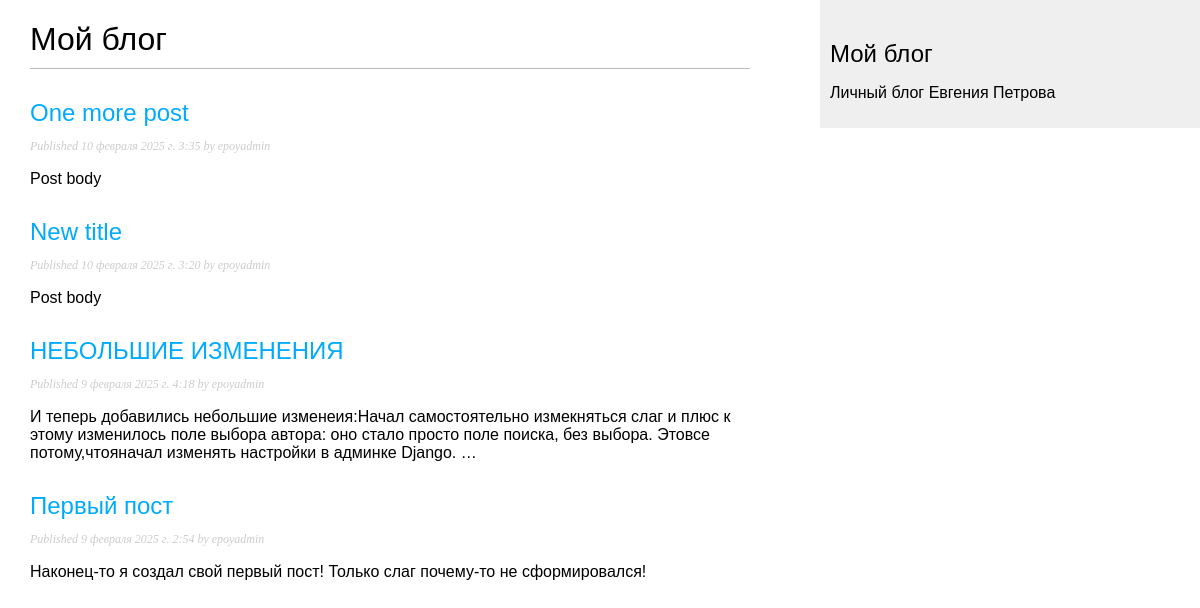
Screenshot of /blog/ with the database file from the repository.
### blog/models.py (models this page shows, shortened)
class Post(models.Model):  # pylint: disable=C0115
    class Status(models.TextChoices):  # pylint: disable=C0115
        DRAFT='DF','Черновик'
        PUBLISHED='PB','Опублковано'
    title=models.CharField(max_length=255, unique=True, verbose_name='Заголовок')
    slug=models.SlugField(max_length=255, unique_for_date='publish', verbose_name='Слаг(путь)')
    author = models.ForeignKey(User,
                               on_delete=models.CASCADE,
                               related_name='blog_posts',
                               verbose_name='Автор')
    body=models.TextField(verbose_name='Текст поста')
    publish=models.DateTimeField(default=timezone.now, verbose_name='Дата публикации')
    created=models.DateTimeField(auto_now_add=True,verbose_name='Дата создания')
    updated=models.DateTimeField(auto_now=True, verbose_name='Дата изменения')
    status = models.CharField(max_length=2,
                              choices=Status.choices,
                              default=Status.DRAFT,
                              verbose_name='Статус поста')
    objects = models.Manager()
    published = PublishedManager()
    class Meta:  # pylint: disable=C0115
        ordering=['-publish']
        indexes=[
            models.Index(fields=['publish']),
        ]
        verbose_name="Пост"
        verbose_name_plural="Посты"
    def get_absolute_url(self):  # pylint: disable=C0116
        return reverse('blog:post_detail',
                        args=[self.id] # pylint: disable=E1101
            )

### blog/views.py (the view)
# urls.py: path('', views.post_list, name='post_list'),
def post_list(request):
    post = Post.published.all()
    return render(request,
                  'blog/post/list.html',
                  {'posts':post})

### blog/models.py (called while the page is built)
    def get_queryset(self):  # pylint: disable=C0116
        return super().get_queryset()\
            .filter(status=Post.Status.PUBLISHED)

### blog/templates/blog/post/list.html (shortened to what this page needs)
{% extends "blog/base.html" %}
{% block content  %}
    <h1>Мой блог</h1>
    {% for post in posts %}
        <h2>
            <a href="{{post.get_absolute_url}}">
                {{post.title}}
            </a>
        </h2>
        <p class="date">
            Published {{ post.publish }} by {{post.author}}
        </p>
        {{ post.body|truncatewords:30|linebreaks}}
    {% endfor %}
{% endblock %}

### blog/static/css/blog.css (style rules this page uses)
body { margin:0; padding:0; font-family:helvetica, sans-serif; }
a { color:#00abff; text-decoration:none; }
h1 { font-weight:normal; border-bottom:1px solid #bbb; padding:0 0 10px 0; }
h2 { font-weight:normal; margin:30px 0 0; }
p.date { color:#ccc; font-family: georgia, serif; font-size: 12px; font-style: italic; }

### rows the page displays
Post: title "One more post", publish "10 февраля 2025 г. 3:35", author "epoyadmin", body "Post body"
Post: title "New title", publish "10 февраля 2025 г. 3:20", author "epoyadmin", body "Post body"
Post: title "НЕБОЛЬШИЕ ИЗМЕНЕНИЯ", publish "9 февраля 2025 г. 4:18", author "epoyadmin", body "И теперь добавились небольшие изменеия:Начал самостоятельно измекняться слаг и плюс к этому изменилось поле выбора автора: оно стало просто поле поиска, без выбора. Этовсе потому,чтояначал изменять настройки в админке Django. …"
Post: title "Первый пост", publish "9 февраля 2025 г. 2:54", author "epoyadmin", body "Наконец-то я создал свой первый пост! Только слаг почему-то не сформировался!"
